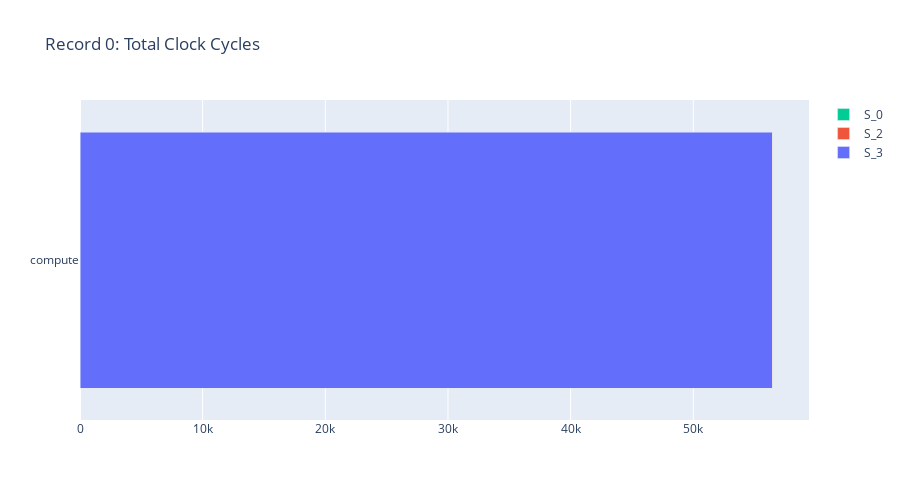
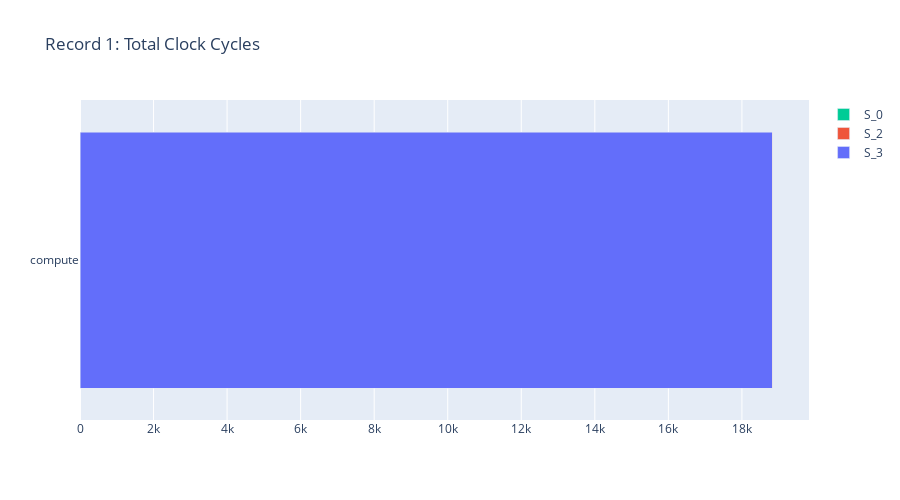
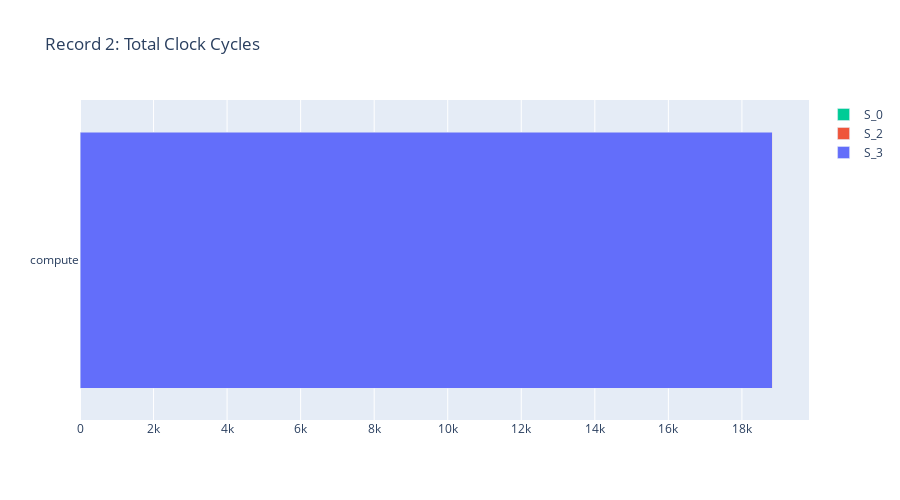
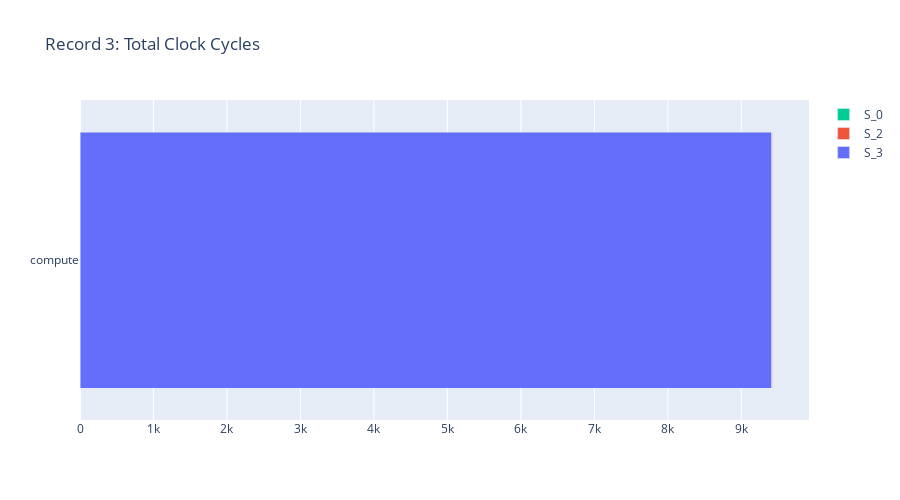

The code cell stored with these charts, in order, in its notebook:
### Code cell
import plotly.graph_objects as go

top_n = 5  # Number of top values to show in the plot
figure_height = 500
def plot_profile_interactive(filename):
  def plot_h(df):
    for index, row in df.iterrows():
      for col in df.columns:
        if not col.startswith("T_"):
          row = row.drop([col])

      T_rows = [row.split("_")[1] for row in df.columns if row.startswith("T_")]
      T_rows = list(set(T_rows))
      T_rows = sorted(T_rows)
      all_data = []
      total_cycles = 0
      for T_row in T_rows:
        all_T_row_cols = [row for row in df.columns if row.startswith("T_" + T_row)]
        ndf = df[all_T_row_cols].sort_values(by=0, axis=1, ascending=True)

        ndf = ndf.iloc[index]
        ndf = ndf.rename(T_row)
        ndf = ndf.to_frame().T
        ndf = ndf.T.nlargest(top_n, T_row).T  # Select top 5 values
        legends = [
          i.replace("T_", "").replace(T_row, "S") for i in list(ndf.columns)
        ]

        total_cycles = ndf.sum(axis=1).values[0]
        if total_cycles == 0:
          continue  # Skip if total cycles is zero
        for legend, value in zip(legends, ndf.values[0]):
          percentage = (value / total_cycles) * 100
          all_data.append((T_row, legend, value, percentage))
      if total_cycles == 0:
        continue  # Skip if total cycles is zero
      fig = go.Figure()
      for T_row, legend, value, percentage in all_data:
        fig.add_trace(go.Bar(
          y=[T_row],
          x=[value],
          orientation='h',
          name=legend,
          hovertext=f'{legend}: {value} ({percentage:.2f}%)',
          hoverinfo='text'
        ))

      fig.update_layout(
        title=f"Record {index}: Total Clock Cycles",
        barmode='stack',
        height=figure_height  # Adjust the height as needed
      )

      fig.update_traces(
        hoverlabel=dict(font=dict(color='black'))
      )

      fig.show()

  df = pd.read_csv(filename, sep=",", header=0)
  print("Processing file:", filename)
  plot_h(df)


def plot_profiles_interactive(folder, show_all=False, show_x=1):
  profs = sorted(os.listdir(folder), key=lambda x: os.path.getctime(folder + x))
  profs.reverse()
  for prof in profs:
    filename = folder + prof
    plot_profile_interactive(filename)
    show_x -= 1
    if show_x == 0 and not show_all:
      break

folder = "/home/jude/Workspace/SECDA-TFLite_v1.2/tensorflow/.data/"
# Example usage
plot_profiles(folder, show_all=False, show_x=1)

# plot_profile(folder, show_all=False, show_x=1)  # file path to a profile CSV file
# plot_profile("../../tensorflow/.data/OMNI_1_2025-7-15-12-56-14.csv")  # file path to a profile CSV file

### Figure 1 — Plotly figure (JSON) as saved in the notebook; plotly's stock layout.template omitted (floating-point values rounded to 4 significant figures)
{"data": [{"hoverinfo": "text", "hoverlabel": {"font": {"color": "black"}}, "hovertext": "S_3: 56449 (99.97%)", "name": "S_3", "orientation": "h", "type": "bar", "x": [56449], "y": ["compute"]}, {"hoverinfo": "text", "hoverlabel": {"font": {"color": "black"}}, "hovertext": "S_2: 13 (0.02%)", "name": "S_2", "orientation": "h", "type": "bar", "x": [13], "y": ["compute"]}, {"hoverinfo": "text", "hoverlabel": {"font": {"color": "black"}}, "hovertext": "S_0: 2 (0.00%)", "name": "S_0", "orientation": "h", "type": "bar", "x": [2], "y": ["compute"]}], "layout": {"barmode": "stack", "height": 500, "title": {"text": "Record 0: Total Clock Cycles"}}}

### Figure 2 — Plotly figure (JSON) as saved in the notebook; plotly's stock layout.template omitted (floating-point values rounded to 4 significant figures)
{"data": [{"hoverinfo": "text", "hoverlabel": {"font": {"color": "black"}}, "hovertext": "S_3: 18819 (99.93%)", "name": "S_3", "orientation": "h", "type": "bar", "x": [18819], "y": ["compute"]}, {"hoverinfo": "text", "hoverlabel": {"font": {"color": "black"}}, "hovertext": "S_2: 14 (0.07%)", "name": "S_2", "orientation": "h", "type": "bar", "x": [14], "y": ["compute"]}, {"hoverinfo": "text", "hoverlabel": {"font": {"color": "black"}}, "hovertext": "S_0: 0 (0.00%)", "name": "S_0", "orientation": "h", "type": "bar", "x": [0], "y": ["compute"]}], "layout": {"barmode": "stack", "height": 500, "title": {"text": "Record 1: Total Clock Cycles"}}}

### Figure 3 — Plotly figure (JSON) as saved in the notebook; plotly's stock layout.template omitted (floating-point values rounded to 4 significant figures)
{"data": [{"hoverinfo": "text", "hoverlabel": {"font": {"color": "black"}}, "hovertext": "S_3: 18819 (99.93%)", "name": "S_3", "orientation": "h", "type": "bar", "x": [18819], "y": ["compute"]}, {"hoverinfo": "text", "hoverlabel": {"font": {"color": "black"}}, "hovertext": "S_2: 14 (0.07%)", "name": "S_2", "orientation": "h", "type": "bar", "x": [14], "y": ["compute"]}, {"hoverinfo": "text", "hoverlabel": {"font": {"color": "black"}}, "hovertext": "S_0: 0 (0.00%)", "name": "S_0", "orientation": "h", "type": "bar", "x": [0], "y": ["compute"]}], "layout": {"barmode": "stack", "height": 500, "title": {"text": "Record 2: Total Clock Cycles"}}}

### Figure 4 — Plotly figure (JSON) as saved in the notebook; plotly's stock layout.template omitted (floating-point values rounded to 4 significant figures)
{"data": [{"hoverinfo": "text", "hoverlabel": {"font": {"color": "black"}}, "hovertext": "S_3: 9411 (99.85%)", "name": "S_3", "orientation": "h", "type": "bar", "x": [9411], "y": ["compute"]}, {"hoverinfo": "text", "hoverlabel": {"font": {"color": "black"}}, "hovertext": "S_2: 14 (0.15%)", "name": "S_2", "orientation": "h", "type": "bar", "x": [14], "y": ["compute"]}, {"hoverinfo": "text", "hoverlabel": {"font": {"color": "black"}}, "hovertext": "S_0: 0 (0.00%)", "name": "S_0", "orientation": "h", "type": "bar", "x": [0], "y": ["compute"]}], "layout": {"barmode": "stack", "height": 500, "title": {"text": "Record 3: Total Clock Cycles"}}}
